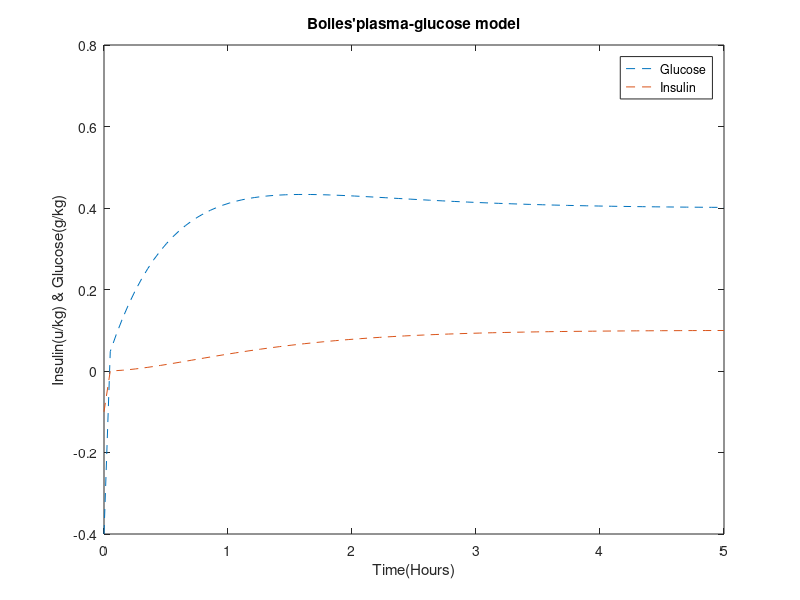

This figure's MATLAB source:
t=linspace(0,5);
g = 0.4.*sign(t)+2.2.*exp(-1.4*t).*sin(0.2.*t)-0.4.*exp(-1.4.*t).*cos(0.2.*t);
I = 0.1.*sign(t)-0.7.*exp(-1.4*t).*sin(0.2.*t)-0.1.*exp(-1.4.*t).*cos(0.2.*t);
figure;
plot(t,g,"--",t,I,"--");
xlabel('Time(Hours)');
ylabel('Insulin(u/kg) & Glucose(g/kg)');
title("Boiles'plasma-glucose model");
legend('Glucose','Insulin');